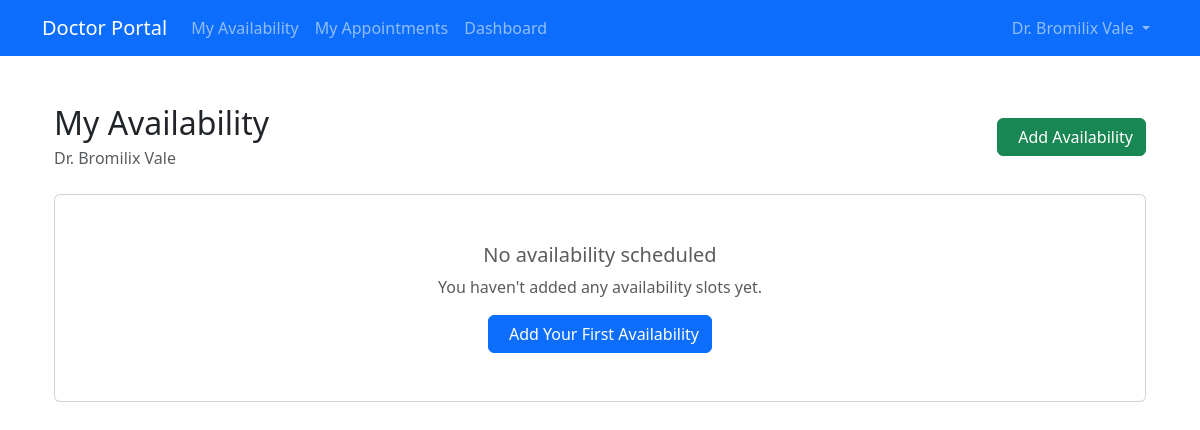
The app's page /appointment/doctor/availability/ (signed in), older data.
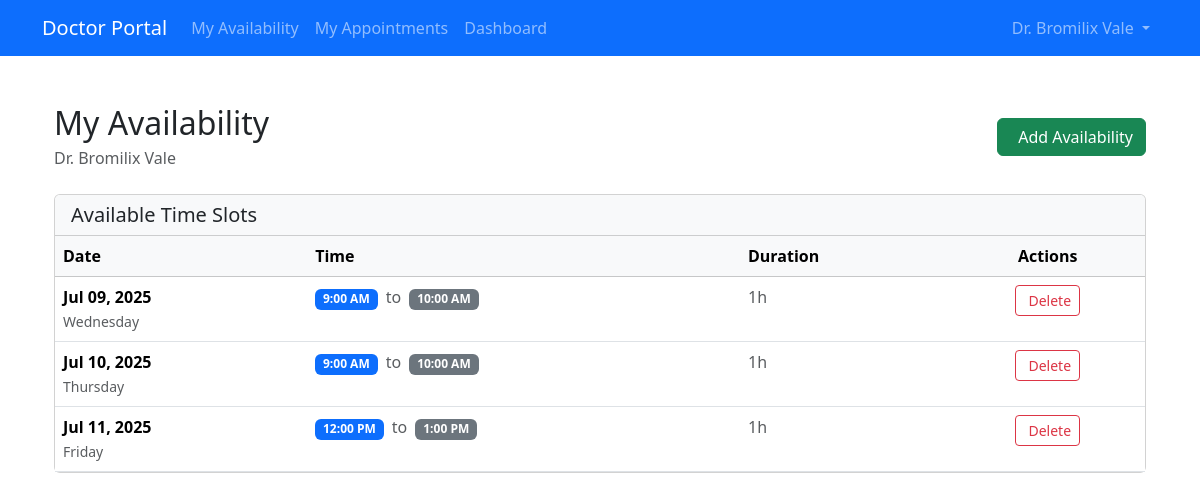
The same page, newer data.
### appointment/models.py (models this page shows, shortened)
class DoctorAvailability(models.Model):
    doctor = models.ForeignKey(Doctor, on_delete=models.CASCADE)
    available_date = models.DateField()
    start_time = models.TimeField(default='09:00:00')
    end_time = models.TimeField(default='21:00:00')
    class Meta:
        unique_together = ('doctor', 'available_date', 'start_time', 'end_time')
    @property
    def duration(self):
        if self.start_time and self.end_time:
            start_datetime = datetime.combine(date.today(), self.start_time)
            end_datetime = datetime.combine(date.today(), self.end_time)
            duration = end_datetime - start_datetime
            hours = duration.seconds // 3600
            minutes = (duration.seconds % 3600) // 60
            if hours > 0 and minutes > 0:
                return f"{hours}h {minutes}m"
            elif hours > 0:
                return f"{hours}h"
            elif minutes > 0:
                return f"{minutes}m"
            else:
                return "0m"
        return "N/A"

### appointment/views.py (the view)
# urls.py: path('doctor/availability/', views.doctor_availability_view, name='availability'),
@doctor_login_required
def doctor_availability_view(request):
    doctor = request.doctor
    availability = DoctorAvailability.objects.filter(doctor=doctor)
    return render(request, 'appointment/doctor_availability.html', {
        'availability': availability,
        'doctor': doctor,
    })

### appointment/templates/appointment/doctor_availability.html (shortened to what this page needs)
{% extends 'appointment/base.html' %}
{% block content %}
<div class="container mt-5">
    <div class="row">
        <div class="col-md-8 col-lg-12 mb-5">
            <div class="d-flex justify-content-between align-items-center mb-4">
                <div>
                    <h2 class="mb-1">My Availability</h2>
                    <p class="text-muted mb-0">Dr. {{doctor.fname}} {{doctor.lname}}</p>
                </div>
                <a href="{% url 'appointment:add_availability' %}" class="btn btn-success">
                    Add Availability
                </a>
            </div>
            {% if availability %}
                <div class="card">
                    <div class="card-header bg-light">
                        <h5 class="mb-0">Available Time Slots</h5>
                    </div>
                    <div class="card-body p-0">
                        <div class="table-responsive">
                            <table class="table table-hover mb-0">
                                <thead class="table-light">
                                    <tr>
                                        <th>Date</th>
                                        <th>Time</th>
                                        <th>Duration</th>
                                        <th class="text-center">Actions</th>
                                    </tr>
                                </thead>
                                <tbody>
                                    {% for slot in availability %}
                                    <tr>
                                        <td>
                                            <strong>{{ slot.available_date|date:"M d, Y" }}</strong>
                                            <br>
                                            <small class="text-muted">{{ slot.available_date|date:"l" }}</small>
                                        </td>
                                        <td>
                                            <span class="badge bg-primary me-1">{{ slot.start_time|time:"g:i A" }}</span>
                                            <span class="text-muted">to</span>
                                            <span class="badge bg-secondary ms-1">{{ slot.end_time|time:"g:i A" }}</span>
                                        </td>
                                        <td>
                                            <span class="text-muted">{{ slot.duration }}</span>
                                        </td>
                                        <td class="text-center">
                                            <button type="button" class="btn btn-outline-danger btn-sm delete-btn"
                                                    data-url="{% url 'appointment:delete_availability' slot.id %}"
                                                    data-slot-info="{{ slot.available_date|date:'M d, Y' }} at {{ slot.start_time|time:'g:i A' }}">
                                                Delete
                                            </button>
                                        </td>
                                    </tr>
                                    {% endfor %}
                                </tbody>
                            </table>
                        </div>
                    </div>
                </div>
            {% else %}
                <div class="card text-center">
                    <div class="card-body py-5">
                        <h5 class="text-muted">No availability scheduled</h5>
                        <p class="text-muted mb-3">You haven't added any availability slots yet.</p>
                        <a href="{% url 'appointment:add_availability' %}" class="btn btn-primary">
                            Add Your First Availability
                        </a>
                    </div>
                </div>
            {% endif %}
        </div>
    </div>
</div>
{% endblock %}

Row changes from the older to the newer data that the page shows:
added DoctorAvailability: available_date "Jul 09, 2025", available_date "Wednesday", start_time "9:00 AM", end_time "10:00 AM", duration "1h"
added DoctorAvailability: available_date "Jul 10, 2025", available_date "Thursday", start_time "9:00 AM", end_time "10:00 AM", duration "1h"
added DoctorAvailability: available_date "Jul 11, 2025", available_date "Friday", start_time "12:00 PM", end_time "1:00 PM", duration "1h"
Text that changed along with them:
text no longer shown: "No availability scheduled You haven't added any availability slots yet. Add Your First Availability"
text now shown: "Available Time Slots Date Time Duration Actions"
